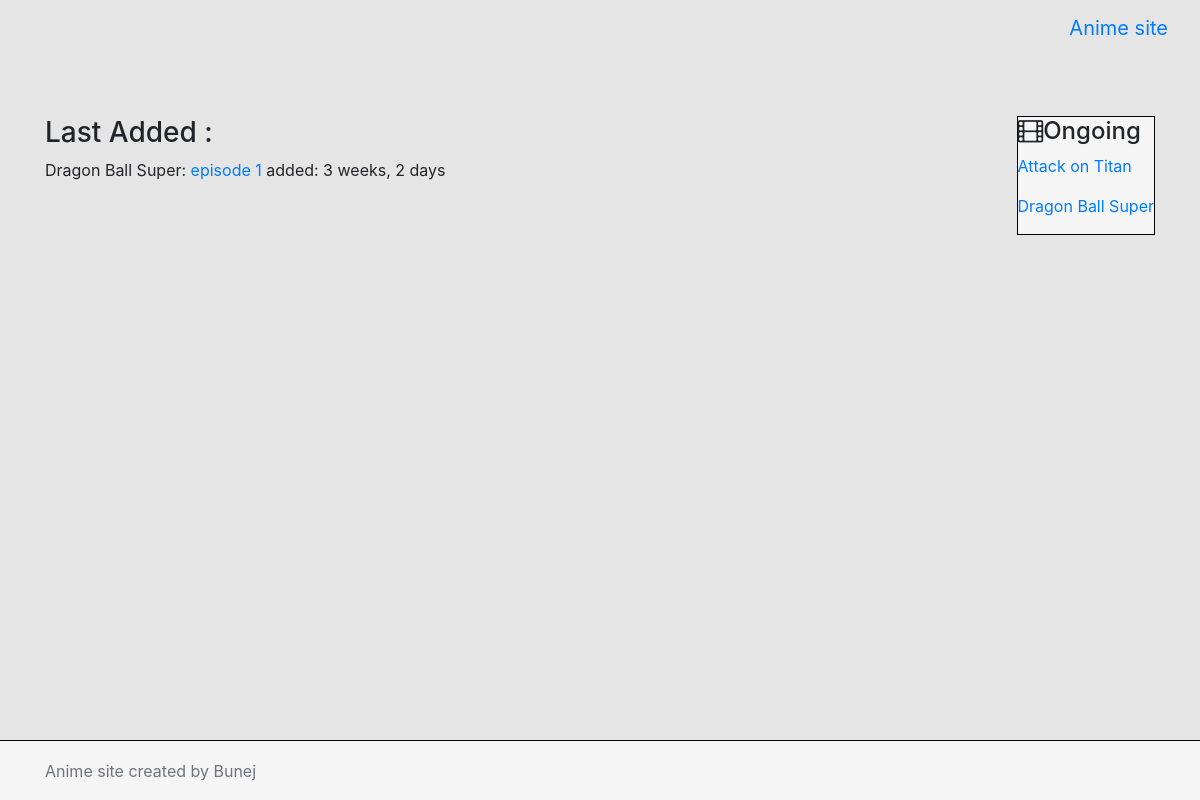
Before: / with the older database file.
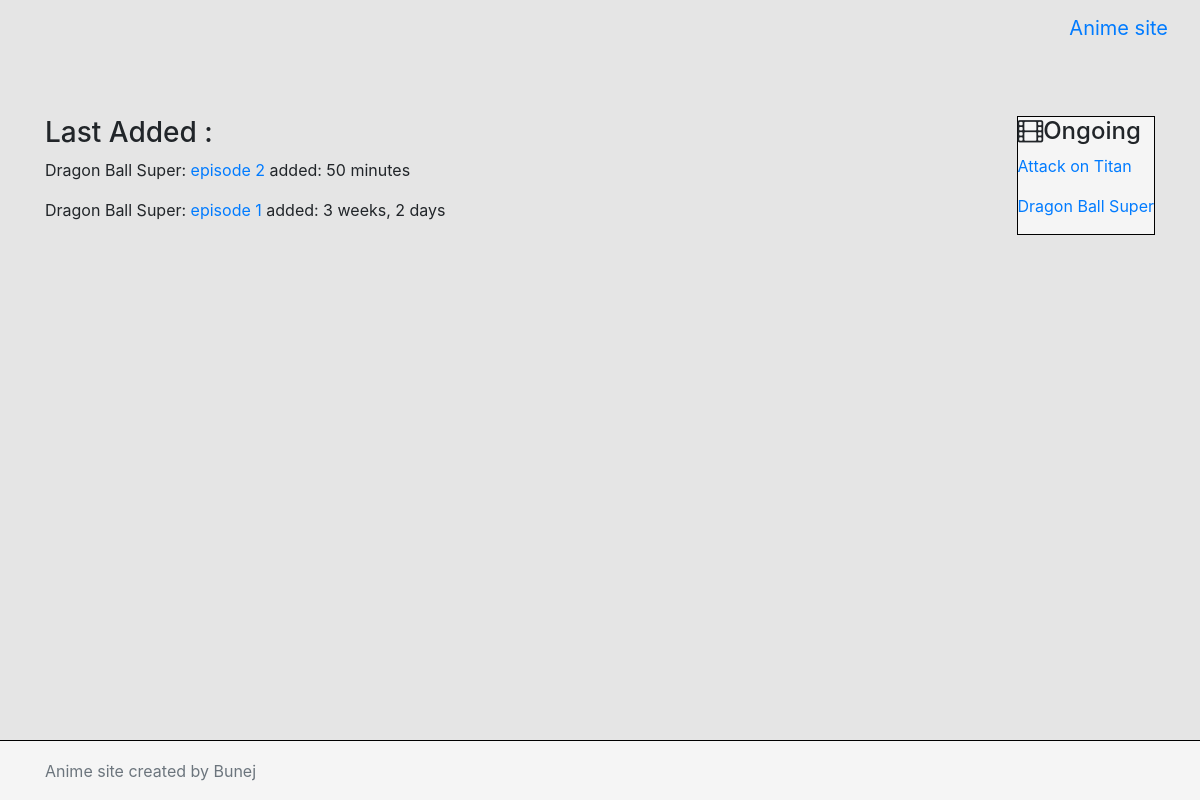
After: the same page with the newer database file.
### home/models.py (models this page shows, shortened)
class Anime(models.Model):
    title = models.CharField(max_length=300, unique=True)
    ongoing = models.BooleanField(default=True)
    ended = models.BooleanField(default=False)
    add_date = models.DateTimeField('Date added', auto_now_add=True)
    slug = models.SlugField()
    genre_audience_choices = (('genre_audience_choice1', 'Shounen'),
                              ('genre_audience_choice2', 'Seinen'),
                              )
    genre_audience = MultiSelectField(choices=genre_audience_choices, max_choices=2)
    genre_choices = (('genre_choice1', 'Action'),
                     ('genre_choice2', 'Adventure'),
                     ('genre_choice3', 'Comedy'),
                     ('genre_choice4', 'Drama'),
                     ('genre_choice5', 'Fantasy'),
                     ('genre_choice6', 'Horror'),
                     ('genre_choice7', 'Martial Arts'),
                     ('genre_choice8', 'Mystery'),
                     ('genre_choice9', 'Super Power'),
                     ('genre_choice10', 'Supernatural'),
                     )
    genre = MultiSelectField(choices=genre_choices, max_choices=10)
    def __str__(self):
        return self.title

class Episode(models.Model):
    series = models.ForeignKey(Anime, on_delete=models.CASCADE, verbose_name='Series')
    number = models.CharField('Episode Number', max_length=5)
    url = models.URLField('Episode url')
    add_date = models.DateTimeField('date added', auto_now_add=True)

### home/views.py (the view)
# urls.py: path('', views.index, name='index'),
def index(request):
    ongoing = Anime.objects.order_by('title')
    date = Anime.objects.order_by('-add_date')
    e_date = Episode.objects.order_by('-add_date')
    context = {'ongoing': ongoing, 'date': date, 'e_date': e_date}
    return render(request, 'home/home.html', context)

### home/templates/home/home.html (shortened to what this page needs)
{% extends 'base/base.html' %}
{% load static %}
{% block head %}
<link rel="stylesheet" type="text/css" href="{% static 'home/style.css' %}">
{% endblock %}
{% block content %}
<div class="site-sidebar">
    <div class="panel panel-default desktop">
        <div class="panel-heading">
            <h4 class="panel-title"><i class="fa fa-film"></i>Ongoing</h4>
        </div>
        <div class="panel-body list-group">
            {% for o in ongoing %}
            {% if o.ongoing == True %}
            <p><a href="{% url 'anime_title' slug=o.slug %}">{{ o.title }}</a></p>
            {% endif %}
            {% endfor %}
        </div>
    </div>
</div>
<div class="panel-heading">
    <h3 class="panel-title">Last Added :</h3>
</div>
<main>
    {% for e in e_date|slice:":10" %}
        <p>{{ e.series }}:<a href={{e.url}} target="_blank"> episode {{e.number}}</a>
            added: {{e.add_date|timesince}}</p>
    {% endfor %}
</main>
{% endblock %}

Changed rows visible on the page:
added Episode: series "Dragon Ball Super", number "2", add_date "50 minutes"
